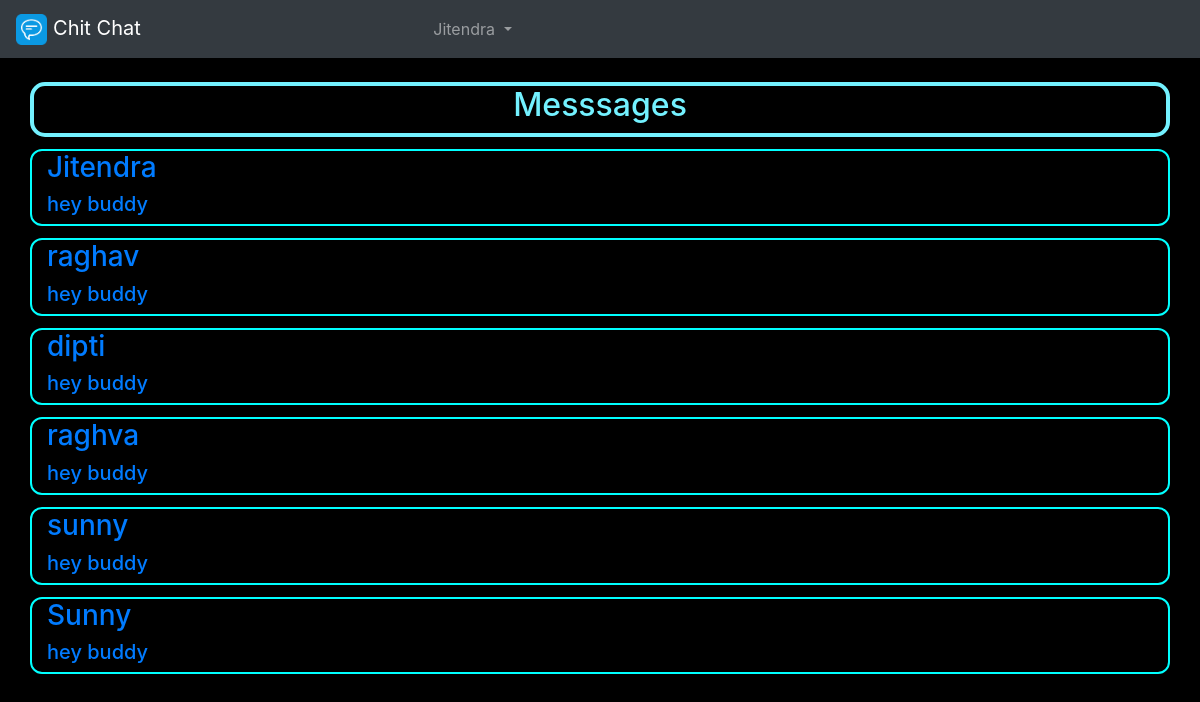
Page /user.php (signed in) on the committed database.
### tables this page shows
CREATE TABLE `signup` (
  `user_id` int(122) NOT NULL,
  `first_name` varchar(20) NOT NULL,
  `last_name` varchar(20) NOT NULL,
  `email` varchar(100) NOT NULL,
  `password` varchar(20) NOT NULL,
  `address1` varchar(200) NOT NULL,
  `address2` varchar(200) NOT NULL,
  `city` varchar(20) NOT NULL,
  `state` varchar(20) NOT NULL
);

### user.php (the view, shortened to what this page needs)
<!DOCTYPE html>
<html>
<head>
<link rel="stylesheet" href="https://maxcdn.bootstrapcdn.com/bootstrap/4.0.0/css/bootstrap.min.css">
</head>
<body style="background-color: #000">
<nav class="navbar navbar-expand-sm bg-dark navbar-dark">
  <a class="navbar-brand" href="Home"><img src="icon.png" style="height: 8%; width: 8%;"> Chit Chat</a>
  <ul class="navbar-nav ">
    <li class="nav-item dropdown " >
      <a class="nav-link dropdown-toggle" href="" id="navbardrop" data-toggle="dropdown">
		<?php
	$currentUser = $_SESSION['first_name'];
    echo $currentUser;
		?>
      </a>
    </li>
  </ul>
</nav>
<div class="container" style="border:4px solid #73f1ff; margin-top: 2%; border-radius: 15px;">
		<h2 style="text-align: center; color:#73f1ff; margin-top: 0px;">Messsages</h2>
        </div>
  <?php
  include 'connection.php';
    $sql_tab="SELECT * FROM signup ";
    $dt=mysqli_query($con,$sql_tab);
    while($row= mysqli_fetch_array($dt,MYSQLI_ASSOC))
    {
      ?>
      <div class="container messagingBox" id="messagesBox" >
        <?php
       echo "<a href=chat.php?nm=".$row['first_name'].">";
       echo "<h3>".$row['first_name']."</h3>
             <h5>hey buddy</h5>";
       echo "</div>";
    }
  ?>
</body>
</body>
</html>

### user.php (style rules this page uses)
.messagingBox { border: 2px solid cyan; border-radius: 12PX; margin-top:1%; }

### rows in the picture
signup: first_name "Jitendra"
signup: first_name "raghav"
signup: first_name "dipti"
signup: first_name "raghva"
signup: first_name "sunny"
signup: first_name "Sunny"

### other values in the picture
$currentUser "Jitendra"
